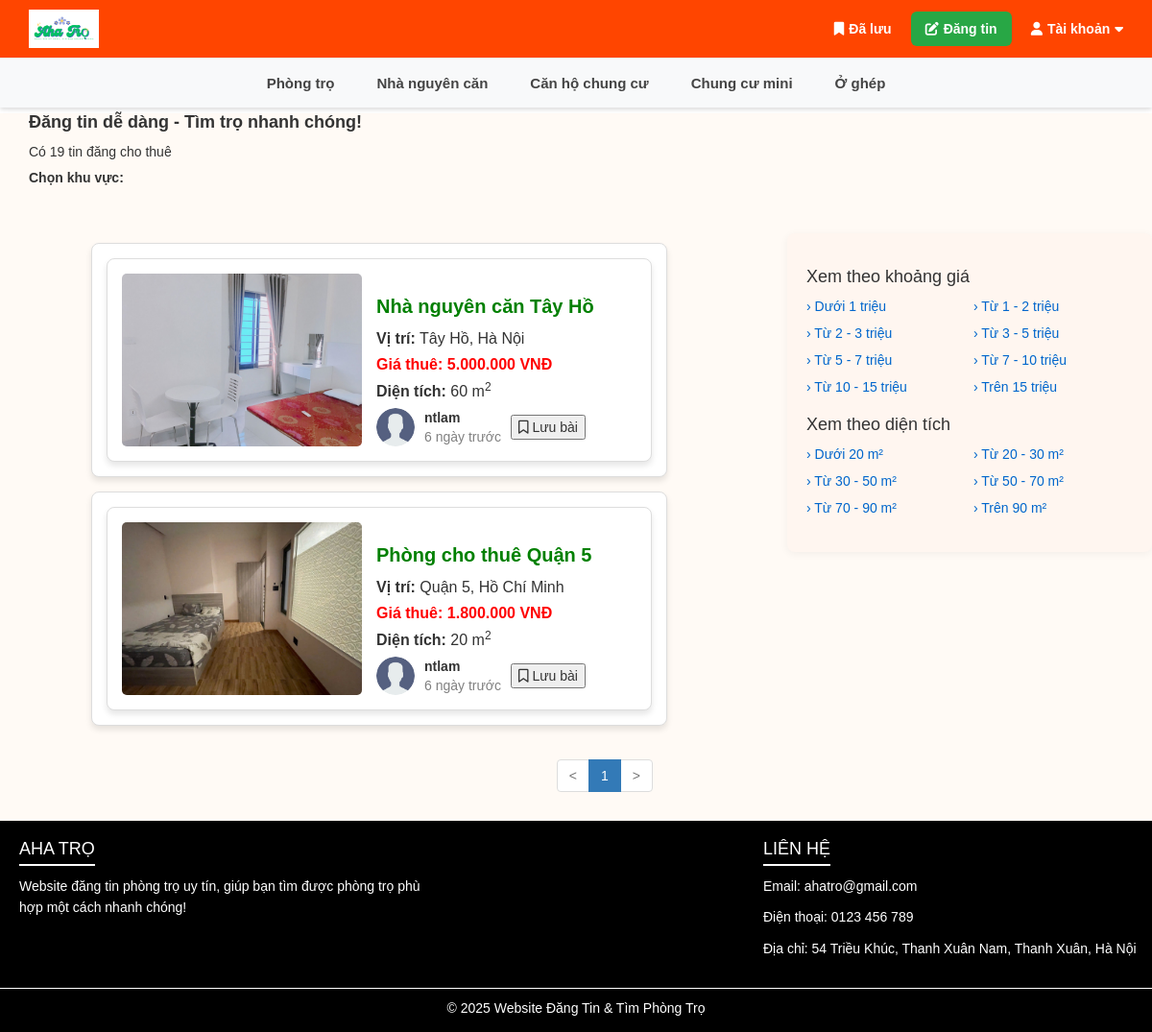
The page / on the database its author committed.
### tables this page shows
CREATE TABLE `loai_phong` (
  `idLoaiPhong` int(11) NOT NULL,
  `loaiPhong` varchar(50) NOT NULL
);

CREATE TABLE `phong_tro` (
  `id` int(11) NOT NULL,
  `userID` int(11) DEFAULT NULL,
  `idLoaiPhong` int(11) DEFAULT NULL,
  `tieuDe` varchar(50) DEFAULT NULL,
  `diaChi` varchar(50) DEFAULT NULL,
  `quanHuyen` varchar(50) DEFAULT NULL,
  `tinhThanh` varchar(50) DEFAULT NULL,
  `chuTro` varchar(50) DEFAULT NULL,
  `sdt` varchar(11) DEFAULT NULL,
  `giaThue` int(11) DEFAULT NULL,
  `dienTich` double DEFAULT NULL,
  `dien` varchar(30) DEFAULT NULL,
  `nuoc` varchar(30) DEFAULT NULL,
  `veSinh` varchar(50) DEFAULT NULL,
  `doiTuong` varchar(50) DEFAULT NULL,
  `tienIch` varchar(50) DEFAULT NULL,
  `moTa` text DEFAULT NULL,
  `thoiGianDang` datetime DEFAULT NULL,
  `trangThai` enum('cho_duyet','duyet','tu_choi') DEFAULT 'cho_duyet',
  `loaiTin` enum('thuong','vip') DEFAULT 'thuong',
  `ngayHienThi` int(11) DEFAULT 30,
  `ngayDuyet` datetime DEFAULT NULL
);

CREATE TABLE `hinh_anh_phong_tro` (
  `IDimage` int(11) NOT NULL,
  `IDPhongTro` int(11) NOT NULL,
  `DuongDan` text NOT NULL
);

CREATE TABLE `users` (
  `id` int(11) NOT NULL,
  `username` varchar(50) DEFAULT NULL,
  `password` varchar(255) DEFAULT NULL,
  `email` varchar(100) DEFAULT NULL,
  `role` enum('admin','user') DEFAULT 'user',
  `sdt` varchar(11) DEFAULT NULL
);

### room.php (the view, shortened to what this page needs)
<?php
include 'config.php';
?>
<div class="room-item">
    <a href="room_detail.php?id=<?php echo $row['id']; ?>">
        <?php
        $sql_select_image = 'SELECT DuongDan FROM hinh_anh_phong_tro WHERE IDPhongTro=' . $row['id'] . ' LIMIT 1';
        $result_img = mysqli_query($conn, $sql_select_image);
        if ($row_img = mysqli_fetch_assoc($result_img)) {
            echo '<img src="' . $row_img['DuongDan'] . '" alt="Hình phòng">';
        } else {
            echo '<img src="img/define_img.png" alt="Hình mặc định">';
        }
        ?>
    </a>
    <div class="room-info">
        <h3>
            <a href="room_detail.php?id=<?php echo $row['id']; ?>">
                <?php echo $row['tieuDe']; ?>
            </a>
        </h3>
        <p><strong>Vị trí:</strong> <?php echo $row['quanHuyen'] . ", " . $row['tinhThanh']; ?></p>
        <p style="color: red; font-weight: bold;"><strong>Giá thuê:</strong>
            <?php echo number_format($row['giaThue'], 0, ',', '.'); ?> VNĐ</p>
        <p><strong>Diện tích:</strong> <?php echo $row['dienTich']; ?> m<sup>2</sup></p>
        <div class="user-info">
            <?php
            $now = time();
            $time_posted = strtotime($row['ngayDuyet']);
            $time_diff = $now - $time_posted;
            if ($time_diff < 60) {
                $time_ago = $time_diff . " giây trước";
            } elseif ($time_diff < 3600) {
                $time_ago = floor($time_diff / 60) . " phút trước";
            } elseif ($time_diff < 86400) {
                $time_ago = floor($time_diff / 3600) . " giờ trước";
            } elseif ($time_diff < 604800) {
                $time_ago = floor($time_diff / 86400) . " ngày trước";
            } elseif ($time_diff < 2592000) {
                $time_ago = floor($time_diff / 604800) . " tuần trước";
            } elseif ($time_diff < 31536000) {
                $time_ago = floor($time_diff / 2592000) . " tháng trước";
            } else {
                $time_ago = floor($time_diff / 31536000) . " năm trước";
            }
            ?>
            <img src="img/user_icon.png" alt="">
            <div>
                <p style="font-weight: bold;"><?php echo $row['username']; ?></p>
                <p style="color: gray;"><?php echo $time_ago; ?></p>
            </div>
            <?php
            $is_saved = false;
            if (isset($_SESSION['user_id'])) {
                $user_id = $_SESSION['user_id'];
                $check_saved = mysqli_query($conn, "SELECT id FROM saved_posts WHERE user_id = $user_id AND post_id = " . $row['id']);
                $is_saved = mysqli_num_rows($check_saved) > 0;
            } else {
                $session_id = session_id();
                $check_saved = mysqli_query($conn, "SELECT id FROM saved_posts WHERE session_id = '$session_id' AND post_id = " . $row['id']);
                $is_saved = mysqli_num_rows($check_saved) > 0;
            }
            ?>
            <button class="save-post-btn <?php echo $is_saved ? 'saved' : ''; ?>"
                data-post-id="<?php echo (int) $row['id']; ?>">
                <?php echo $is_saved ? '<i class="fas fa-bookmark"></i> Đã lưu' : '<i class="far fa-bookmark"></i> Lưu bài'; ?>
            </button>
        </div>
    </div>
</div>

### header.php (shortened to what this page needs)
<?php
$current_category = isset($_GET['id']) ? $_GET['id'] : null;
?>
<!DOCTYPE html>
<html lang="vi">
<head>
    <link rel="stylesheet" href="css/style.css">
    <link rel="stylesheet" href="https://cdnjs.cloudflare.com/ajax/libs/font-awesome/6.5.0/css/all.min.css">
</head>
<body>
    <div class="header">
        <div class="top-bar">
            <div class="top-left">
                <a href="index.php">
                    <img src="img/logo2.PNG" alt="Logo" height="40">
                </a>
            </div>
            <div class="top-right">
                <div class="top-right-items">
                    <a href="saved_posts.php" class="top-link">
                        <i class="fa-solid fa-bookmark"></i> Đã lưu
                    </a>
                    <?php
                    if (!isset($_SESSION['user_id']) || $_SESSION['user_role'] == 'user') {
                        ?> <a href="post.php" class="post-button">
                            <i class="fa-solid fa-pen-to-square"></i> Đăng tin
                        </a>
                        <?php
                    }
                    ?>
                    <div class="hdropdown">
                        <?php if (isset($_SESSION['user_name'])): ?>
                            <div class="hdropdown-toggle">
                                <i class="fa-solid fa-user"></i> <?php echo htmlspecialchars($_SESSION['user_name']); ?>
                                <i class="fa-solid fa-caret-down"></i>
                            </div>
                            <div class="hdropdown-menu">
                                <a href="c_pass.php"><i class="fa-solid fa-right-from-bracket"></i> Đổi mật khẩu</a>
                                <a href="logout.php"><i class="fa-solid fa-right-from-bracket"></i> Đăng xuất</a>
                            </div>
                        <?php else: ?>
                            <div class="hdropdown-toggle">
                                <i class="fa-solid fa-user"></i> Tài khoản <i class="fa-solid fa-caret-down"></i>
                            </div>
                        <?php endif; ?>
                    </div>
                </div>
            </div>
        </div>
        <div class="category-bar">
            <?php
            include 'config.php';
            $sql = "SELECT * FROM loai_phong";
            $result = mysqli_query($conn, $sql);
            if ($result && mysqli_num_rows($result) > 0) {
                echo '<ul class="category-menu">';
                while ($row = mysqli_fetch_assoc($result)) {
                    $id = $row['idLoaiPhong'];
                    $ten = $row['loaiPhong'];
                    $is_active = ($current_category == $id) ? 'active' : '';
                    echo '<li><a href="./category.php?id=' . $id . '" class="' . $is_active . '">' . htmlspecialchars($ten) . '</a></li>';
                }
                echo '</ul>';
            } else {
                echo '<div class="no-category">Không có loại phòng nào.</div>';
            }
            ?>
        </div>
    </div>
</body>
</html>

### room_proc.php (shortened to what this page needs)
<div class="room-container" style="width: 50vw; margin: 10px auto;">
    <?php
    $page = isset($_GET['page']) ? intval($_GET['page']) : 1;
    $currentDate = date('Y-m-d H:i:s');
    $where = [
        "pt.trangThai = 'duyet'",
        "DATE_ADD(pt.ngayDuyet, INTERVAL pt.ngayHienThi DAY) >= '$currentDate'"
    ];
    $where_sql = count($where) ? 'WHERE ' . implode(' AND ', $where) : '';
    $limit = 12;
    $offset = ($page - 1) * $limit;
    $count_sql = "SELECT COUNT(*) as total FROM phong_tro pt $where_sql";
    $total_rows = mysqli_fetch_assoc(mysqli_query($conn, $count_sql))['total'];
    $total_pages = ceil($total_rows / $limit);
    $sql = "SELECT pt.id, pt.quanHuyen, pt.tinhThanh, pt.tieuDe, pt.giaThue, pt.dienTich,
            pt.userID, pt.thoiGianDang, pt.loaiTin, pt.ngayDuyet, pt.ngayHienThi,
            lp.loaiPhong, u.username
            FROM phong_tro pt
            JOIN loai_phong lp ON pt.idLoaiPhong = lp.idLoaiPhong
            JOIN users u ON pt.userID = u.id
            $where_sql
            ORDER BY pt.loaiTin DESC, pt.ngayDuyet DESC
            LIMIT $limit OFFSET $offset";
    $result = mysqli_query($conn, $sql);
    if (mysqli_num_rows($result) > 0) {
        while ($row = mysqli_fetch_assoc($result)) {
            echo '<div class="room-item' . ($row['loaiTin'] == 'vip' ? ' vip-room' : '') . '">';
            include 'room.php';
            echo '</div>';
        }
    } else {
        echo "Không có phòng trọ nào phù hợp với điều kiện lọc.";
    }
    $query_base = $_GET;
    echo '<div class="col-xs-12"><ul class="pagination pull-right">';
    if ($page > 1) {
        $query_base['page'] = $page - 1;
        echo '<li><a class="btn btn-default" href="?' . http_build_query($query_base) . '"><</a></li>';
    } else
        echo '<li class="disabled"><span><</span></li>';
    for ($i = 1; $i <= $total_pages; $i++) {
        $query_base['page'] = $i;
        if ($i == $page) {
            echo '<li class="active"><span>' . $i . '</span></li>';
        } else {
            echo '<li><a class="btn btn-default" href="?' . http_build_query($query_base) . '">' . $i . '</a></li>';
        }
    }
    if ($page < $total_pages) {
        $query_base['page'] = $page + 1;
        echo '<li><a class="btn btn-default" href="?' . http_build_query($query_base) . '">></a></li>';
    } else
        echo '<li class="disabled"><span>></span></li>';
    echo '</ul></div>';
    ?>
</div>

### css/style.css (style rules this page uses)
body { font-family: Arial, sans-serif; }
.header { position: fixed; top: 0; left: 0; width: 100%; z-index: 999; background-color: white; box-shadow: 0 2px 5px rgba(0, 0, 0, 0.1); }
.top-bar { display: flex; justify-content: space-between; align-items: center; padding: 10px 30px; background-color: orangered; color: white; }
.top-left { display: flex; align-items: center; }
.top-right { display: flex; align-items: center; }
.top-right-items { display: flex; align-items: center; gap: 20px; }
.top-link { color: white; text-decoration: none; font-weight: bold; display: flex; align-items: center; gap: 5px; transition: all 0.2s; }
.post-button { padding: 8px 15px; background-color: #28a745; color: white; border-radius: 6px; text-decoration: none; font-weight: bold; display: flex; align-items: center; gap: 5px; transition: all 0.2s; }
.hdropdown { position: relative; cursor: pointer; }
.hdropdown-toggle { font-weight: bold; color: white; display: flex; align-items: center; gap: 5px; padding: 5px 0; }
.category-bar { background-color: #f8f9fa; padding: 10px 0; box-shadow: 0 2px 4px rgba(0, 0, 0, 0.05); border-top: 1px solid #eee; }
.category-menu { display: flex; justify-content: center; gap: 20px; padding: 0; margin: 0; list-style: none; flex-wrap: wrap; }
.category-menu li { padding: 5px 0; }
.category-menu a { text-decoration: none; color: #444; font-weight: bold; font-size: 15px; padding: 8px 12px; border-radius: 4px; transition: all 0.2s; position: relative; }
.room-container { display: flex; flex-direction: column; gap: 15px; margin: 10px 30px 10px 10px; }
.room-item { max-width: 900px; display: flex; flex-direction: row; align-items: center; width: 100%; background: #fff; padding: 15px; border-radius: 8px; box-shadow: 0px 4px 6px rgba(0, 0, 0, 0.1); border: 1px solid #ddd; }
.room-item img { width: 250px; height: 180px; object-fit: cover; border-radius: 5px; }
.room-info { flex: 1; padding-left: 15px; }
.room-info h3 a { font-size: 20px; font-weight: bold; color: green; text-decoration: none; }
.room-info p { margin: 5px 0; font-size: 16px; }
.user-info { display: flex; align-items: center; gap: 10px; }
.user-info img { width: 40px; height: 40px; border-radius: 50%; }
.user-info div p { margin: 0; font-size: 14px; }
.save-post-btn { transition: all 0.3s ease; cursor: pointer; }

### rows shown on the page
loai_phong: loaiPhong "Phòng trọ"
loai_phong: loaiPhong "Nhà nguyên căn"
loai_phong: loaiPhong "Căn hộ chung cư"
loai_phong: loaiPhong "Chung cư mini"
loai_phong: loaiPhong "Ở ghép"
phong_tro: hinh_anh_phong_tro.DuongDan (picture), tieuDe "Nhà nguyên căn Tây Hồ", quanHuyen "Tây Hồ", tinhThanh "Hà Nội", giaThue "5.000.000", dienTich "60", userID.username "ntlam"
phong_tro: hinh_anh_phong_tro.DuongDan (picture), tieuDe "Phòng cho thuê Quận 5", quanHuyen "Quận 5", tinhThanh "Hồ Chí Minh", giaThue "1.800.000", dienTich "20", userID.username "ntlam"

### other values the page prints
$total_rows "19"
